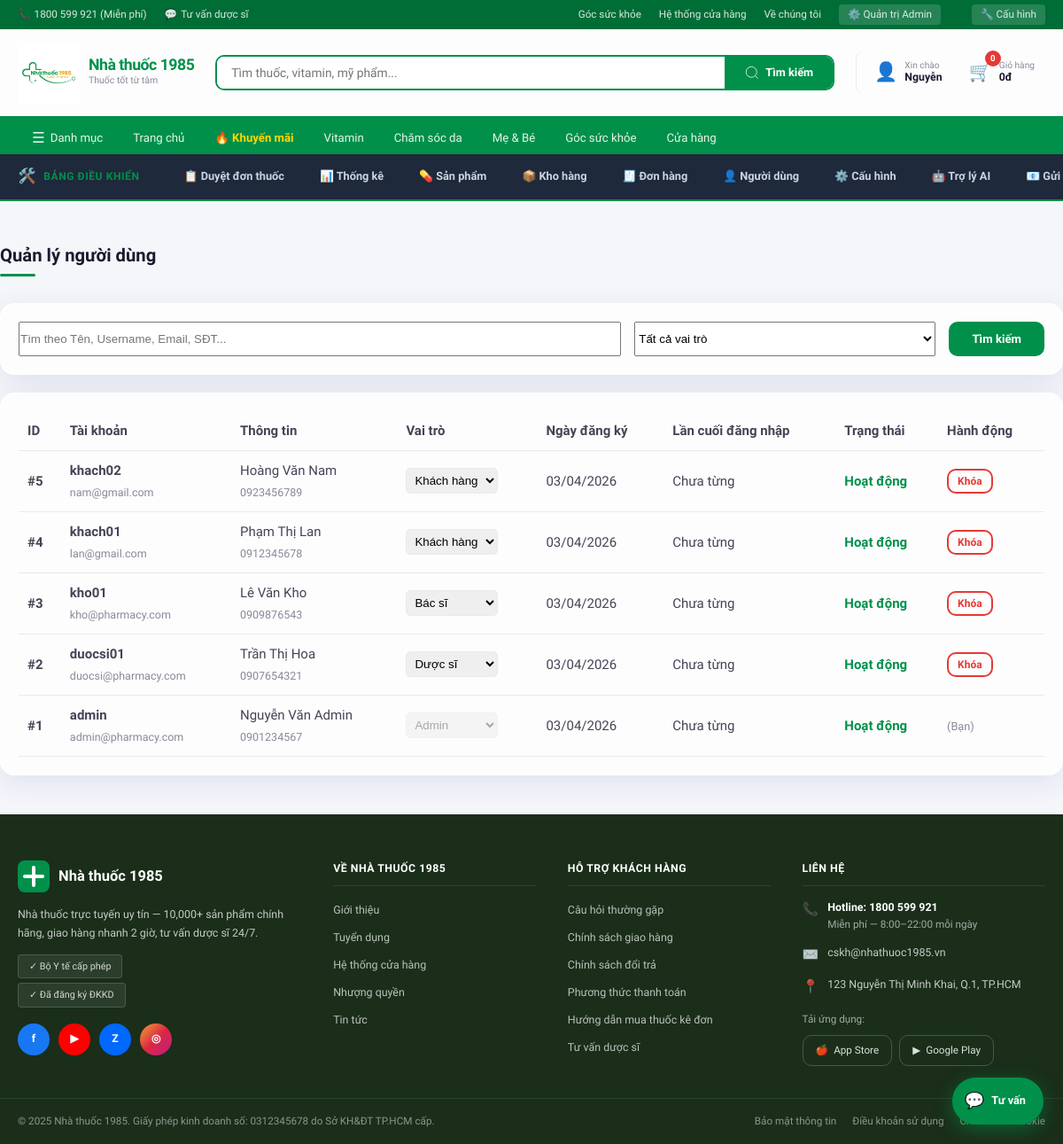
Page /admin/users (signed in) on the committed database.
### tables this page shows
CREATE TABLE users (
    user_id INT PRIMARY KEY AUTO_INCREMENT,
    role_id INT NOT NULL,
    username VARCHAR(50) NOT NULL UNIQUE,
    password_hash VARCHAR(255) NOT NULL COMMENT 'Mã hóa bằng password_hash() của PHP',
    full_name VARCHAR(100) NOT NULL,
    email VARCHAR(100) UNIQUE,
    phone VARCHAR(20),
    address TEXT,
    avatar VARCHAR(255) DEFAULT 'default-avatar.png',
    is_active BOOLEAN DEFAULT TRUE,
    last_login DATETIME,
    created_at TIMESTAMP DEFAULT CURRENT_TIMESTAMP,
    updated_at TIMESTAMP DEFAULT CURRENT_TIMESTAMP ON UPDATE CURRENT_TIMESTAMP,
    FOREIGN KEY (role_id) REFERENCES roles(role_id) ON DELETE RESTRICT,
    INDEX idx_username (username),
    INDEX idx_email (email),
    INDEX idx_role (role_id)
);

### app/controllers/admin/AdminUserController.php (called while the page is built, shortened)
<?php
class AdminUserController extends BaseController {
    public function index() {
        $db = (new BaseModel())->db;
        $q = $_GET['q'] ?? '';
        $role_id = $_GET['role_id'] ?? '';
        $where = ["1=1"];
        $params = [];
        $whereSql = implode(' AND ', $where);
        $sql = "SELECT user_id, username, email, full_name, phone, role_id, is_active, created_at, last_login
                FROM users
                WHERE $whereSql
                ORDER BY user_id DESC";
        $stmt = $db->prepare($sql);
        $stmt->execute($params);
        $users = $stmt->fetchAll(PDO::FETCH_ASSOC);
        $roles = [
            1 => 'Admin',
            2 => 'Dược sĩ',
            3 => 'Bác sĩ',
            4 => 'Khách hàng'
        ];
        $this->loadView('admin/users/index', [
            'users' => $users,
            'roles' => $roles,
            'q' => $q,
            'role_id' => $role_id,
            'pageTitle' => 'Quản lý người dùng'
        ]);
    }
}

### app/views/admin/users/index.php (the view, shortened to what this page needs)
<?php include __DIR__ . '/../../layout/header.php'; ?>
<div class="container section animate-fade-up">
    <h1 class="section-title">Quản lý người dùng</h1>
    <div class="glass-card" style="padding: 20px; margin-top: 30px; margin-bottom: 20px;">
        <form action="<?= BASE_URL ?>admin/users" method="GET" style="display: flex; gap: 15px;">
            <input type="text" name="q" placeholder="Tìm theo Tên, Username, Email, SĐT..." class="form-control" style="flex: 2;" value="<?= htmlspecialchars($q ?? '') ?>">
            <select name="role_id" class="form-control" style="flex: 1;">
                <option value="">Tất cả vai trò</option>
            </select>
            <button type="submit" class="btn btn-primary">Tìm kiếm</button>
        </form>
    </div>
    <div class="glass-card" style="padding: 20px;">
        <div style="overflow-x: auto;">
            <table style="width: 100%; border-collapse: collapse;">
                <thead>
                    <tr style="text-align: left; border-bottom: 1px solid var(--border);">
                        <th style="padding: 10px;">ID</th>
                        <th style="padding: 10px;">Tài khoản</th>
                        <th style="padding: 10px;">Thông tin</th>
                        <th style="padding: 10px;">Vai trò</th>
                        <th style="padding: 10px;">Ngày đăng ký</th>
                        <th style="padding: 10px;">Lần cuối đăng nhập</th>
                        <th style="padding: 10px;">Trạng thái</th>
                        <th style="padding: 10px;">Hành động</th>
                    </tr>
                </thead>
                <tbody>
                    <?php foreach ($users as $u): ?>
                        <tr style="border-bottom: 1px solid var(--border);">
                            <td style="padding: 10px;"><strong>#<?= $u['user_id'] ?></strong></td>
                            <td style="padding: 10px;">
                                <strong><?= htmlspecialchars($u['username']) ?></strong><br>
                                <small style="color: var(--text-muted);"><?= htmlspecialchars($u['email']) ?></small>
                            </td>
                            <td style="padding: 10px;">
                                <?= htmlspecialchars($u['full_name']) ?><br>
                                <small style="color: var(--text-muted);"><?= htmlspecialchars($u['phone']) ?></small>
                            </td>
                            <td style="padding: 10px;">
                                <form action="<?= BASE_URL ?>admin/users/updateRole" method="POST" style="margin: 0;">
                                    <select name="role_id" onchange="this.form.submit()" style="padding: 5px; border-radius: 5px; border: 1px solid var(--border);" <?= $u['user_id'] == $_SESSION['user_id'] ? 'disabled' : '' ?>>
                                        <?php foreach ($roles as $id => $name): ?>
                                            <option value="<?= $id ?>" <?= $u['role_id'] == $id ? 'selected' : '' ?>><?= $name ?></option>
                                        <?php endforeach; ?>
                                    </select>
                                </form>
                            </td>
                            <td style="padding: 10px;"><?= date('d/m/Y', strtotime($u['created_at'])) ?></td>
                            <td style="padding: 10px;"><?= $u['last_login'] ? date('d/m/Y H:i', strtotime($u['last_login'])) : 'Chưa từng' ?></td>
                            <td style="padding: 10px;">
                                <?php if ($u['is_active']): ?>
                                    <span style="color: var(--green); font-weight: bold;">Hoạt động</span>
                                <?php else: ?>
                                    <span style="color: var(--red); font-weight: bold;">Đã khóa</span>
                                <?php endif; ?>
                            </td>
                            <td style="padding: 10px;">
                                <?php if ($u['user_id'] != $_SESSION['user_id']): ?>
                                    <form action="<?= BASE_URL ?>admin/users/toggleStatus" method="POST" style="margin: 0;">
                                        <?php if ($u['is_active']): ?>
                                            <button type="submit" class="btn btn-outline" style="border-color: var(--red); color: var(--red); padding: 5px 10px; font-size: 0.8rem;" onclick="return confirm('Bạn có chắc muốn KHÓA tài khoản này?');">Khóa</button>
                                        <?php else: ?>
                                            <button type="submit" class="btn btn-premium" style="background: var(--green); padding: 5px 10px; font-size: 0.8rem;" onclick="return confirm('Bạn có chắc muốn MỞ KHÓA tài khoản này?');">Mở khóa</button>
                                        <?php endif; ?>
                                    </form>
                                <?php else: ?>
                                    <span style="color: var(--text-muted); font-size: 0.85rem;">(Bạn)</span>
                                <?php endif; ?>
                            </td>
                        </tr>
                    <?php endforeach; ?>
                </tbody>
            </table>
        </div>
    </div>
</div>
<?php include __DIR__ . '/../../layout/footer.php'; ?>

### public/css/premium.css (style rules this page uses)
:root { --glass-bg: rgba(255, 255, 255, 0.8); --glass-border: rgba(255, 255, 255, 0.3); --glass-shadow: 0 8px 32px 0 rgba(31, 38, 135, 0.1); --gradient-primary: linear-gradient(135deg, #00904a 0%, #006d37 100%); --gradient-accent: linear-gradient(135deg, #ff6b00 0%, #ff8c00 100%); }
.glass-card { background: var(--glass-bg); backdrop-filter: blur(8px); -webkit-backdrop-filter: blur(8px); border: 1px solid var(--glass-border); box-shadow: var(--glass-shadow); border-radius: var(--radius-lg); transition: transform 0.3s ease, box-shadow 0.3s ease; }
.animate-fade-up { animation: fadeInUp 0.6s ease-out forwards; }

### public/css/variables.css (style rules this page uses)
:root { --green: #00904a; --green-dark: #006d37; --green-light: #e8f5ee; --green-mid: #c8e6d4; --orange: #ff6b00; --orange-light: #fff3e8; --red: #e53935; --blue: #1565c0; --text-main: #1a1a2e; --text-body: #444455; --text-muted: #888899; --text-light: #aaaabd; --border: #e8eaed; --bg-page: #f5f6fa; --bg-white: #ffffff; --radius-sm: 6px; --radius: 10px; --radius-lg: 16px; --shadow-sm: 0 2px 8px rgba(0,0,0,.06); --shadow: 0 4px 16px rgba(0,0,0,.09); --shadow-lg: 0 8px 32px rgba(0,0,0,.13); --transition: .22s cubic-bezier(.4,0,.2,1); --font-main: 'Be Vietnam Pro', sans-serif; --font-alt: 'Nunito', sans-serif; --container: 1240px; }
*, *::before, *::after { box-sizing: border-box; margin: 0; padding: 0; }
html { scroll-behavior: smooth; font-size: 15px; }
body { font-family: var(--font-main); color: var(--text-body); background: var(--bg-page); line-height: 1.6; -webkit-font-smoothing: antialiased; }
button { cursor: pointer; border: none; background: none; font-family: inherit; }
.container { max-width: var(--container); margin: 0 auto; padding: 0 20px; }
.section { padding: 44px 0; }
.section-title { font-size: 1.35rem; font-weight: 800; color: var(--text-main); position: relative; padding-bottom: 8px; }
.section-title::after { content: ''; position: absolute; bottom: 0; left: 0; width: 40px; height: 3px; background: var(--green); border-radius: 2px; }

### public/css/buttons.css (style rules this page uses)
.btn { display: inline-flex; align-items: center; gap: 8px; padding: 10px 24px; border-radius: var(--radius); font-weight: 600; font-size: .88rem; font-family: var(--font-main); cursor: pointer; transition: all var(--transition); border: 2px solid transparent; }
.btn-primary { background: var(--green); color: #fff; border-color: var(--green); }
.btn-outline { background: transparent; color: #fff; border-color: rgba(255,255,255,.7); }

### rows in the picture
users: user_id "5", username "khach02", email "nam@gmail.com", full_name "Hoàng Văn Nam", phone "0923456789", role_id "Khách hàng", created_at "03/04/2026", shows "Chưa từng", is_active "Hoạt động"
users: user_id "4", username "khach01", email "lan@gmail.com", full_name "Phạm Thị Lan", phone "0912345678", role_id "Khách hàng", created_at "03/04/2026", shows "Chưa từng", is_active "Hoạt động"
users: user_id "3", username "kho01", email "kho@pharmacy.com", full_name "Lê Văn Kho", phone "0909876543", role_id "Bác sĩ", created_at "03/04/2026", shows "Chưa từng", is_active "Hoạt động"
users: user_id "2", username "duocsi01", email "duocsi@pharmacy.com", full_name "Trần Thị Hoa", phone "0907654321", role_id "Dược sĩ", created_at "03/04/2026", shows "Chưa từng", is_active "Hoạt động"
users: user_id "1", username "admin", email "admin@pharmacy.com", full_name "Nguyễn Văn Admin", phone "0901234567", role_id "Admin", created_at "03/04/2026", shows "Chưa từng", is_active "Hoạt động", shows "(Bạn)"

### other values in the picture
explode(' ', $_SESSION['user']['name'])[0] "Nguyễn"
$cartItemCount "0"
